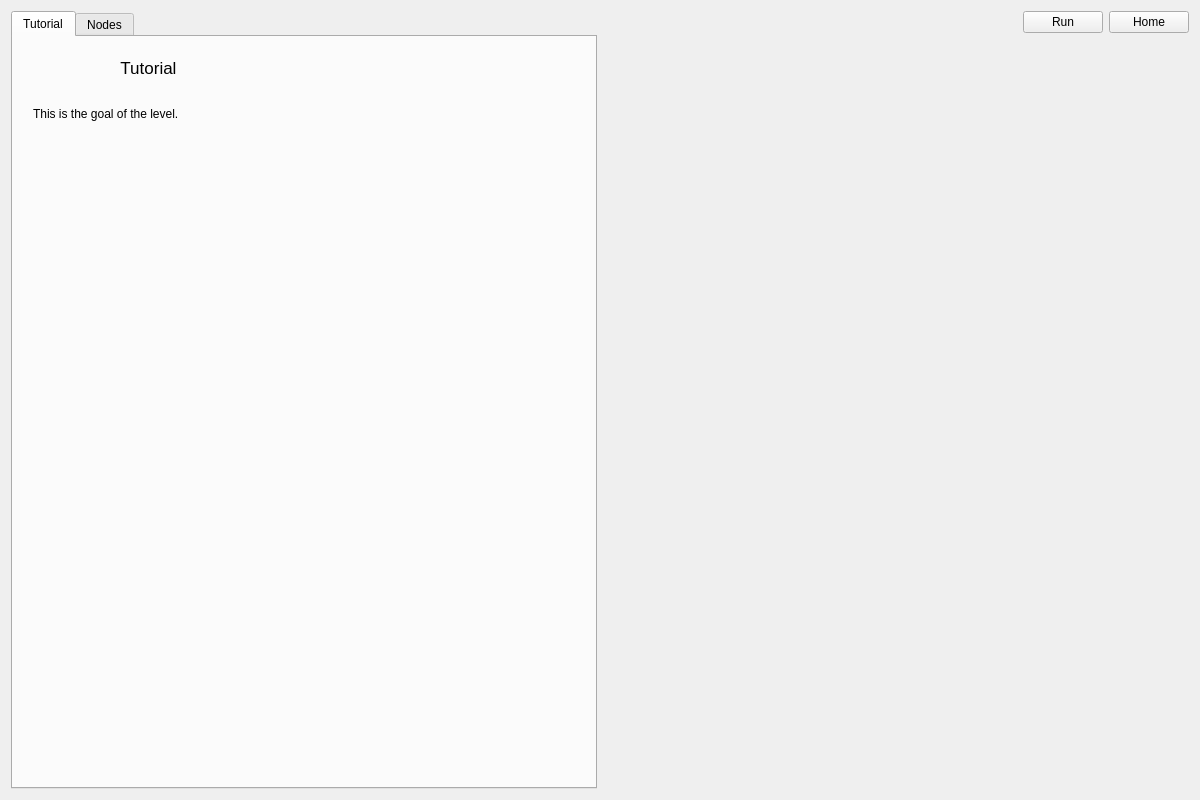
<?xml version="1.0" encoding="UTF-8"?>
<ui version="4.0">
 <class>LevelScreen</class>
 <widget class="QWidget" name="LevelScreen">
  <property name="geometry">
   <rect>
    <x>0</x>
    <y>0</y>
    <width>1200</width>
    <height>800</height>
   </rect>
  </property>
  <property name="sizePolicy">
   <sizepolicy hsizetype="Preferred" vsizetype="Expanding">
    <horstretch>0</horstretch>
    <verstretch>0</verstretch>
   </sizepolicy>
  </property>
  <property name="maximumSize">
   <size>
    <width>16777215</width>
    <height>16777215</height>
   </size>
  </property>
  <property name="windowTitle">
   <string>Form</string>
  </property>
  <property name="styleSheet">
   <string notr="true"/>
  </property>
  <layout class="QGridLayout" name="gridLayout_2">
   <item row="0" column="0" rowspan="2">
    <widget class="QTabWidget" name="tabWidget">
     <property name="minimumSize">
      <size>
       <width>300</width>
       <height>0</height>
      </size>
     </property>
     <property name="currentIndex">
      <number>0</number>
     </property>
     <widget class="QWidget" name="tab_2">
      <attribute name="title">
       <string>Tutorial</string>
      </attribute>
      <widget class="QLabel" name="tutorialText">
       <property name="geometry">
        <rect>
         <x>20</x>
         <y>70</y>
         <width>241</width>
         <height>641</height>
        </rect>
       </property>
       <property name="text">
        <string>This is the goal of the level.</string>
       </property>
       <property name="alignment">
        <set>Qt::AlignLeading|Qt::AlignLeft|Qt::AlignTop</set>
       </property>
       <property name="wordWrap">
        <bool>true</bool>
       </property>
      </widget>
      <widget class="QLabel" name="titleText">
       <property name="geometry">
        <rect>
         <x>10</x>
         <y>10</y>
         <width>251</width>
         <height>41</height>
        </rect>
       </property>
       <property name="font">
        <font>
         <pointsize>13</pointsize>
        </font>
       </property>
       <property name="text">
        <string>Tutorial</string>
       </property>
       <property name="alignment">
        <set>Qt::AlignCenter</set>
       </property>
      </widget>
     </widget>
     <widget class="QWidget" name="tab">
      <attribute name="title">
       <string>Nodes</string>
      </attribute>
      <widget class="QWidget" name="gridLayoutWidget">
       <property name="geometry">
        <rect>
         <x>0</x>
         <y>0</y>
         <width>281</width>
         <height>721</height>
        </rect>
       </property>
       <layout class="QGridLayout" name="gridLayout">
        <item row="7" column="0">
         <widget class="QPushButton" name="outputButton">
          <property name="minimumSize">
           <size>
            <width>80</width>
            <height>50</height>
           </size>
          </property>
          <property name="maximumSize">
           <size>
            <width>16777215</width>
            <height>50</height>
           </size>
          </property>
          <property name="styleSheet">
           <string notr="true"/>
          </property>
          <property name="text">
           <string>OUTPUT</string>
          </property>
         </widget>
        </item>
        <item row="3" column="0">
         <widget class="QPushButton" name="norButton">
          <property name="minimumSize">
           <size>
            <width>80</width>
            <height>50</height>
           </size>
          </property>
          <property name="maximumSize">
           <size>
            <width>16777215</width>
            <height>50</height>
           </size>
          </property>
          <property name="styleSheet">
           <string notr="true"/>
          </property>
          <property name="text">
           <string>NOR</string>
          </property>
         </widget>
        </item>
        <item row="5" column="0">
         <widget class="QPushButton" name="xorButton">
          <property name="minimumSize">
           <size>
            <width>80</width>
            <height>50</height>
           </size>
          </property>
          <property name="maximumSize">
           <size>
            <width>16777215</width>
            <height>50</height>
           </size>
          </property>
          <property name="styleSheet">
           <string notr="true"/>
          </property>
          <property name="text">
           <string>XOR</string>
          </property>
         </widget>
        </item>
        <item row="2" column="0">
         <widget class="QPushButton" name="notButton">
          <property name="minimumSize">
           <size>
            <width>80</width>
            <height>50</height>
           </size>
          </property>
          <property name="maximumSize">
           <size>
            <width>100</width>
            <height>50</height>
           </size>
          </property>
          <property name="styleSheet">
           <string notr="true"/>
          </property>
          <property name="text">
           <string>NOT</string>
          </property>
         </widget>
        </item>
        <item row="4" column="0">
         <widget class="QPushButton" name="nandButton">
          <property name="minimumSize">
           <size>
            <width>80</width>
            <height>50</height>
           </size>
          </property>
          <property name="maximumSize">
           <size>
            <width>16777215</width>
            <height>50</height>
           </size>
          </property>
          <property name="font">
           <font>
            <italic>false</italic>
            <bold>false</bold>
           </font>
          </property>
          <property name="styleSheet">
           <string notr="true"/>
          </property>
          <property name="text">
           <string>NAND</string>
          </property>
          <property name="iconSize">
           <size>
            <width>16</width>
            <height>16</height>
           </size>
          </property>
         </widget>
        </item>
        <item row="0" column="0">
         <widget class="QPushButton" name="andButton">
          <property name="minimumSize">
           <size>
            <width>80</width>
            <height>50</height>
           </size>
          </property>
          <property name="maximumSize">
           <size>
            <width>100</width>
            <height>50</height>
           </size>
          </property>
          <property name="styleSheet">
           <string notr="true"/>
          </property>
          <property name="text">
           <string>AND</string>
          </property>
         </widget>
        </item>
        <item row="1" column="0">
         <widget class="QPushButton" name="orButton">
          <property name="minimumSize">
           <size>
            <width>80</width>
            <height>50</height>
           </size>
          </property>
          <property name="maximumSize">
           <size>
            <width>100</width>
            <height>50</height>
           </size>
          </property>
          <property name="styleSheet">
           <string notr="true"/>
          </property>
          <property name="text">
           <string>OR</string>
          </property>
         </widget>
        </item>
        <item row="6" column="0">
         <widget class="QPushButton" name="inputButton">
          <property name="minimumSize">
           <size>
            <width>80</width>
            <height>50</height>
           </size>
          </property>
          <property name="maximumSize">
           <size>
            <width>16777215</width>
            <height>50</height>
           </size>
          </property>
          <property name="styleSheet">
           <string notr="true"/>
          </property>
          <property name="text">
           <string>INPUT</string>
          </property>
         </widget>
        </item>
       </layout>
      </widget>
     </widget>
    </widget>
   </item>
   <item row="0" column="1">
    <layout class="QHBoxLayout" name="horizontalLayout">
     <item>
      <spacer name="horizontalSpacer">
       <property name="orientation">
        <enum>Qt::Horizontal</enum>
       </property>
       <property name="sizeHint" stdset="0">
        <size>
         <width>40</width>
         <height>20</height>
        </size>
       </property>
      </spacer>
     </item>
     <item>
      <widget class="QPushButton" name="runButton">
       <property name="sizePolicy">
        <sizepolicy hsizetype="Preferred" vsizetype="Preferred">
         <horstretch>0</horstretch>
         <verstretch>0</verstretch>
        </sizepolicy>
       </property>
       <property name="minimumSize">
        <size>
         <width>0</width>
         <height>0</height>
        </size>
       </property>
       <property name="styleSheet">
        <string notr="true"/>
       </property>
       <property name="text">
        <string>Run</string>
       </property>
      </widget>
     </item>
     <item>
      <widget class="QPushButton" name="homeButton">
       <property name="sizePolicy">
        <sizepolicy hsizetype="Preferred" vsizetype="Preferred">
         <horstretch>0</horstretch>
         <verstretch>0</verstretch>
        </sizepolicy>
       </property>
       <property name="minimumSize">
        <size>
         <width>0</width>
         <height>0</height>
        </size>
       </property>
       <property name="styleSheet">
        <string notr="true"/>
       </property>
       <property name="text">
        <string>Home</string>
       </property>
      </widget>
     </item>
    </layout>
   </item>
   <item row="1" column="1">
    <widget class="CircuitCanvas" name="circuitCanvas" native="true">
     <property name="sizePolicy">
      <sizepolicy hsizetype="Expanding" vsizetype="Expanding">
       <horstretch>0</horstretch>
       <verstretch>0</verstretch>
      </sizepolicy>
     </property>
     <property name="minimumSize">
      <size>
       <width>0</width>
       <height>0</height>
      </size>
     </property>
     <property name="maximumSize">
      <size>
       <width>16777215</width>
       <height>16777215</height>
      </size>
     </property>
     <property name="styleSheet">
      <string notr="true"/>
     </property>
     <widget class="QSlider" name="zoomSlider">
      <property name="geometry">
       <rect>
        <x>680</x>
        <y>10</y>
        <width>191</width>
        <height>25</height>
       </rect>
      </property>
      <property name="sliderPosition">
       <number>50</number>
      </property>
      <property name="tracking">
       <bool>true</bool>
      </property>
      <property name="orientation">
       <enum>Qt::Horizontal</enum>
      </property>
      <property name="tickPosition">
       <enum>QSlider::NoTicks</enum>
      </property>
     </widget>
     <widget class="QLabel" name="label_3">
      <property name="geometry">
       <rect>
        <x>630</x>
        <y>10</y>
        <width>41</width>
        <height>16</height>
       </rect>
      </property>
      <property name="text">
       <string>Zoom</string>
      </property>
     </widget>
    </widget>
   </item>
  </layout>
 </widget>
 <customwidgets>
  <customwidget>
   <class>CircuitCanvas</class>
   <extends>QWidget</extends>
   <header>circuitcanvas.h</header>
   <container>1</container>
  </customwidget>
 </customwidgets>
 <resources/>
 <connections/>
</ui>
